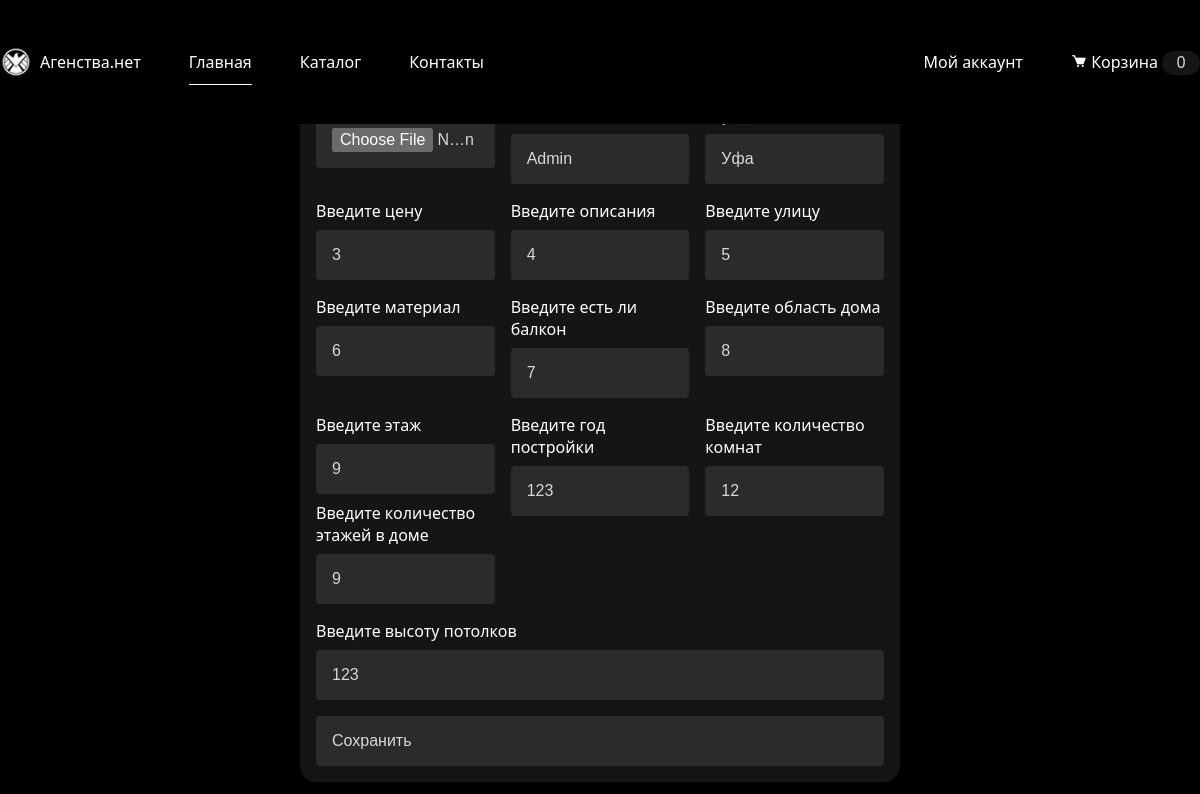
The app's page /update.php?id=5 (signed in) with its own data.
### tables this page shows
CREATE TABLE `items` (
  `id_item` int NOT NULL,
  `image` text NOT NULL,
  `name` varchar(255) NOT NULL,
  `city` varchar(256) NOT NULL,
  `price` int NOT NULL,
  `description` text NOT NULL,
  `street` varchar(256) NOT NULL,
  `material` varchar(256) NOT NULL,
  `balcony` varchar(256) NOT NULL,
  `area` varchar(255) NOT NULL,
  `floor` int NOT NULL,
  `max_floor` int NOT NULL,
  `year` int NOT NULL,
  `bedrooms` int NOT NULL,
  `height` varchar(255) NOT NULL,
  `id_User` int NOT NULL
);

### update.php (the view, shortened to what this page needs)
<?php
include("datebase.php");
?>
<!DOCTYPE html>
<html lang="en">
<head>
    <link rel="stylesheet" href="https://cdn.jsdelivr.net/npm/boxicons@latest/css/boxicons.min.css" />
    <link rel="stylesheet" href="/assets/css/main.css" />
</head>
<body>
    <?php include('header.php'); ?>
    <main class="main">
        <section class="home container">
            <?php
        $item_id = $_GET['id'];
        $item = mysqli_query($db, "SELECT * FROM `items` WHERE `id_item` = '$item_id' AND `id_User` = " . $_SESSION['id_User']);
        $item = mysqli_fetch_assoc($item);
?>
            <div class="modal-posts_edit">
                <div class="modal-content">
                    <form action="updatePost.php" method="POST" enctype="multipart/form-data">
                        <a href="profile.php" class="icon">
                        </a>
                        <div class="infos-posts">
                            <div class="input-group">
                                <label for="image">Выберите картинку</label>
                                <input type="file" name="imagePost" id="imagePost">
                            </div>
                            <div class="input-group">
                                <label for="name">Введите название поста</label>
                                <input type="title" id="name" name="name" value="<?=$item['name']?>">
                            </div>
                            <div class="input-group">
                                <label for="city">Введите название города</label>
                                <input type="title" id="city" name="city" value="<?=$item['city']?>">
                            </div>
                        </div>
                        <div class="infos-posts">
                            <div class="input-group">
                                <label for="price">Введите цену</label>
                                <input type="number" id="price" name="price" value="<?=$item['price']?>">
                            </div>
                            <div class="input-group">
                                <label for="description">Введите описания</label>
                                <input type="title" id="description" name="description"
                                    value="<?=$item['description']?>">
                            </div>
                            <div class="input-group">
                                <label for="street">Введите улицу</label>
                                <input type="title" id="street" name="street" value="<?=$item['street']?>">
                            </div>
                        </div>
                        <div class="infos-posts">
                            <div class="input-group">
                                <label for="material">Введите материал</label>
                                <input type="title" id="material" name="material" value="<?=$item['material']?>">
                            </div>
                            <div class="input-group">
                                <label for="balcony">Введите есть ли балкон</label>
                                <input type="title" id="balcony" name="balcony" value="<?=$item['balcony']?>">
                            </div>
                            <div class="input-group">
                                <label for="area">Введите область дома</label>
                                <input type="number" id="area" name="area" value="<?=$item['area']?>">
                            </div>
                        </div>
                        <div class="infos-posts">
                            <div class="input-group">
                                <label for="floor">Введите этаж</label>
                                <input type="number" id="floor" name="floor" value="<?=$item['floor']?>">
                                <label for="max_floor">Введите количество этажей в доме</label>
                                <input type="number" id="max_floor" name="max_floor" value="<?=$item['max_floor']?>">
                            </div>
                            <div class="input-group">
                                <label for="year">Введите год постройки</label>
                                <input type="number" id="year" name="year" value="<?=$item['year']?>">
                            </div>
                            <div class="input-group">
                                <label for="bedrooms">Введите количество комнат</label>
                                <input type="number" id="bedrooms" name="bedrooms" value="<?=$item['bedrooms']?>">
                            </div>
                        </div>
                        <div class="infos-posts">
                            <div class="input-group">
                                <label for="height">Введите высоту потолков</label>
                                <input type="number" id="height" name="height" value="<?=$item['height']?>">
                            </div>
                        </div>
                        <div class="input-group">
                            <input class="panel__login" type="submit" id="addPost" name="addPost" value="Сохранить">
                        </div>
                    </form>
                </div>
            </div>
        </section>
    </main>
</body>
</html>

### assets/css/main.css (style rules this page uses)
:root { --body-color: #000000; --container-color: #00000080; --form-color: #33333390; --form-color-alt: #5e5e5e50; --block-color: #151515; --block-color-gradient: linear-gradient( 45deg, var(--form-color), var(--form-color-alt) ); --max-width: 101.25rem; --header-height: 6.25rem; --first-color: #808080; --first-color-alt: #80d19c; --title-color: #ffffff; --h1-color: #ffffff; --text-color: #dad8d7; --text-color-light: #918a88; --text-color-price: #80d19d; --body-font: "Segoe UI", Tahoma, Geneva, Verdana, sans-serif; --biggest-font-size: 2rem; --medium-font-size: 1.5rem; --normal-font-size: 1rem; --small-font-size: 0.75rem; --smaller-font-size: 0.5rem; --h1-font-size: 7.25rem; --font-medium: 400; --font-semi-bold: 600; --font-black: 900; --mb-0-25: 0.25rem; --mb-0-5: 0.5rem; --mb-0-75: 0.75rem; --mb-1: 1rem; --mb-1-5: 1.5rem; --mb-2: 2rem; --mb-2-5: 2.5rem; --mb-6-25: 6.25rem; --z-tooltip: 10; --z-fixed: 100; }
@media screen and (min-width: 992px) { :root { --biggest-font-size: 2rem; --medium-font-size: 1.5rem; --normal-font-size: 1rem; --small-font-size: 0.75rem; --smaller-font-size: 0.5rem; --h1-font-size: 4rem; } }
* { box-sizing: border-box; padding: 0; margin: 0; }
html { scroll-behavior: smooth; }
body { background: var(--body-color); font-family: var(--body-font); font-size: var(--normal-font-size); margin: var(--header-height) 0 0 0; color: var(--text-color); }
a { text-decoration: none; color: #fff; }
button, input { border: none; outline: none; padding: var(--mb-0-25); border-radius: var(--mb-0-25); background: var(--form-color-alt); color: var(--text-color); padding: 1rem; width: 100%; color-scheme: dark; }
input::placeholder { color: var(--text-color-light); }
.container { max-width: var(--max-width); margin-left: var(--mb-6-25); margin-right: var(--mb-6-25); }
.main { overflow: hidden; }
@media screen and (min-width: 767px) { body { margin: 0; } }
@media screen and (min-width: 992px) { .container { margin-left: auto; margin-right: auto; } }
@media screen and (min-width: 992px) { input { font-size: var(--normal-font-size); padding: 1rem; width: 100%; } }
@media screen and (min-width: 1200px) { input { padding: var(--mb-1); font-size: var(--normal-font-size); width: 100%; } }
.panel__login { transition: 0.4s; cursor: pointer; text-align: left; }
form { display: contents; }
.input-group { width: 100%; gap: 0.5rem; display: flex; flex-direction: column; }
.icon { background: var(--form-color-alt); padding: 0.5rem; display: flex; align-items: center; border-radius: 50%; width: max-content; }
.modal-content { display: flex; position: absolute; left: 50%; top: 50%; transform: translate(-50%, -50%); width: 50%; padding: 16px; background: var(--block-color); border-radius: 16px; color: #fff; gap: 1rem; display: flex; flex-direction: column; }
.infos-posts { gap: 1rem; display: flex; flex-direction: row; width: 100%; }
body { padding: 20px 50px; }

### records on screen
items: name "Admin", city "Уфа", price "3", description "4", street "5", material "6", balcony "7", area "8", floor "9", max_floor "9", year "123", bedrooms "12", height "123"
